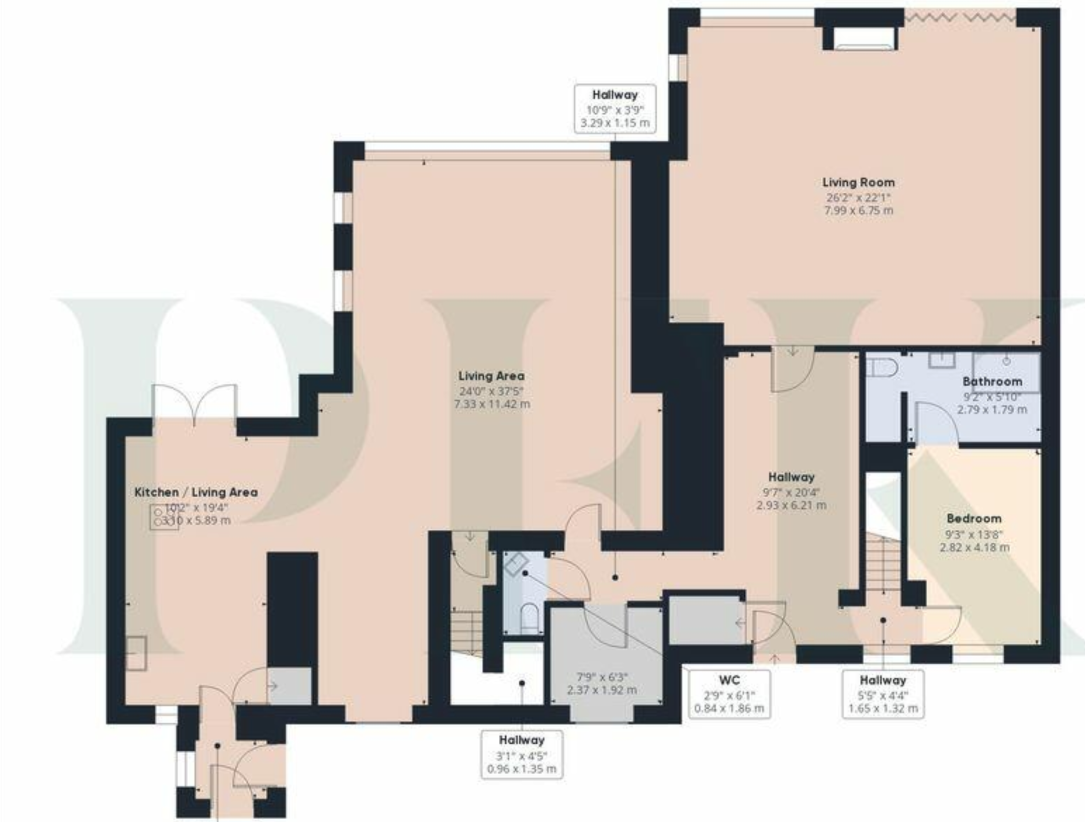
#> input picture NetworkPlan/Screenshot_20251113_130628.png, 2170 x 1655 px, found by its file name (shown at 1/2 size)
$ python align_floorplans.py
#> lines starting #> are read from the running program, lines starting #| are printed output that depends on the picture
#!/usr/bin/env python3
"""
Utility to create a vertically stacked composite of the three Fairfield floorplans.

- Reads PNG images in FairfieldSpatial/
- Optionally rescales so widths match.
- Allows manual x/y offsets per floor.
- Outputs FairfieldSpatial/composite_floorplans.png
"""

from pathlib import Path

from PIL import Image

ROOT = Path(__file__).resolve().parents[1]
IMG_DIR = ROOT / "FairfieldSpatial"

FLOOR_FILES = [
    ("ground", "Screenshot_20251113_130628.png"),
    ("first", "Screenshot_20251113_130650.png"),
    ("second", "Screenshot_20251113_130721.png"),
]

# User-tweakable parameters: target composite width and per-floor x/y offsets
TARGET_WIDTH = 2000  # pixels
OFFSETS = {
    "ground": (0, 0),
    "first": (0, 50),
    "second": (0, 100),
}


def load_and_normalise(path: Path, target_width: int) -> Image.Image:
    """
    Load a floorplan image, convert to RGBA, and scale it to target_width
    while preserving aspect ratio.
    """
#> called with target_width = 2000
    img = Image.open(path).convert("RGBA")
#> img is the input picture: PIL image 2170x1655 RGBA; mean R, G, B, A 215.7, 208, 202.4, 255
    w, h = img.size
#> w = 2170; h = 1655
    if w == target_width:
        return img
    scale = target_width / w
#> scale = 0.922
    new_size = (target_width, int(h * scale))
#> new_size = (2000, 1525)
    return img.resize(new_size, Image.LANCZOS)


def build_composite(target_width: int = TARGET_WIDTH) -> Image.Image:
    """
    Stack the normalised floorplan images vertically into a single composite.

    The OFFSETS dict allows manual alignment of structural features (stairs,
    risers, etc.) between floors by shifting each floorplan left/right and
    up/down within its slot.
    """
    layers = []
    for name, fname in FLOOR_FILES:
        img = load_and_normalise(IMG_DIR / fname, target_width)
        dx, dy = OFFSETS.get(name, (0, 0))
        layers.append((name, img, dx, dy))

    total_height = sum(img.height for _, img, _, _ in layers) + max(
        dy for _, _, _, dy in layers
    )
#> total_height = 4411
    composite = Image.new("RGBA", (target_width, total_height), (255, 255, 255, 0))

    y_cursor = 0
    for name, img, dx, dy in layers:
        composite.alpha_composite(img, (dx, y_cursor + dy))
        y_cursor += img.height
#> this loop made 3 passes
#> (name, dy, y_cursor) on passes 1 to 3: ('ground', 0, 1525), ('first', 50, 3050), ('second', 100, 4311)
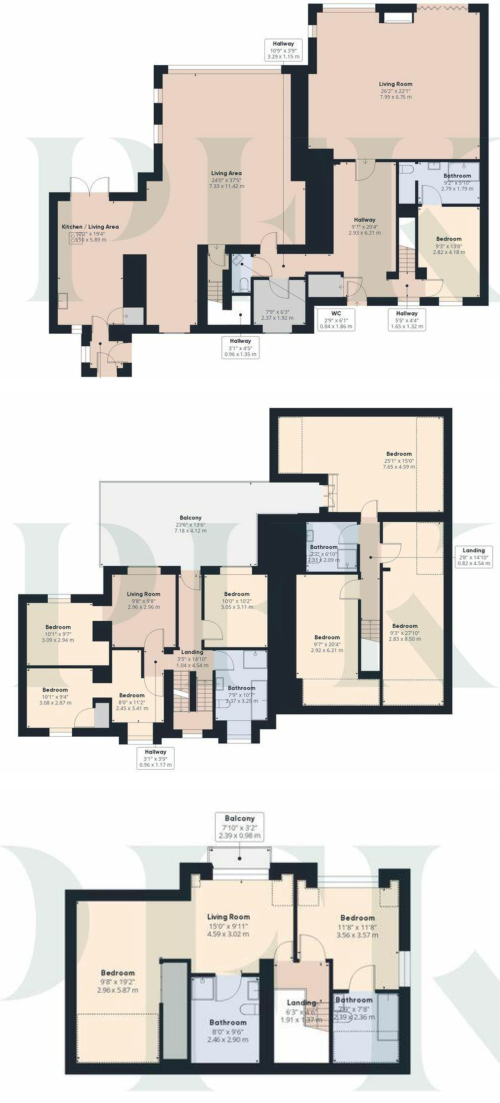
#> composite: PIL image 2000x4411 RGBA (shown at 1/4 size); mean R, G, B, A 218.3, 214.5, 209.9, 249.2; transparent parts drawn white
#> after the loop, y_cursor = 4311

    return composite


def main() -> None:
    composite = build_composite()
    out_path = IMG_DIR / "composite_floorplans.png"
    composite.convert("RGB").save(out_path, "PNG")
    print(f"Saved composite to {out_path}")


if __name__ == "__main__":
    main()
